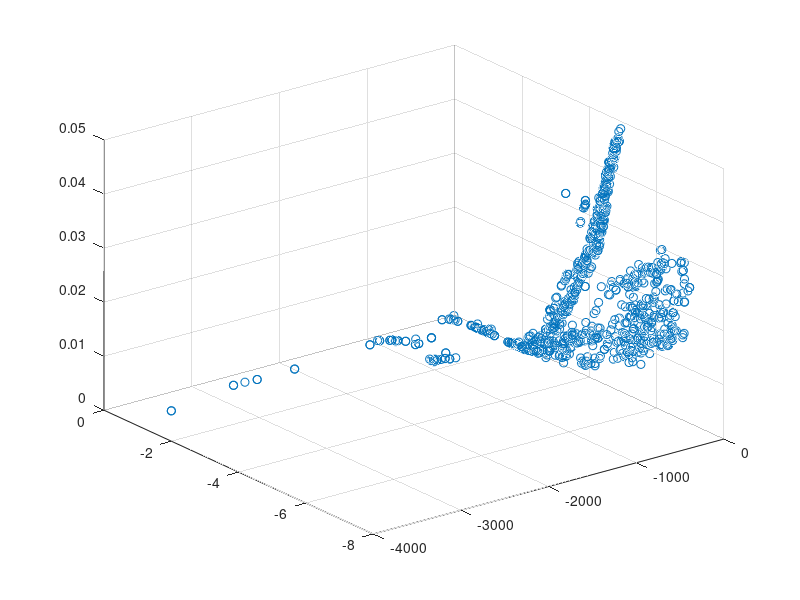

Write MATLAB code to recreate this figure.
clc
clear
close all
% for i = 0 : 30 : 100
% 	PF = load(strcat('GAPF',num2str(i),'.dat'));
% 	scatter(PF(:,1),PF(:,2),'MarkerFaceColor',rand(1,3));
% 	hold on
% end
ref = load('NSGA2_airfoil_R0.dat');
scatter3(ref(:,1),ref(:,2),ref(:,3))
%scatter(ref(:,1),ref(:,2))